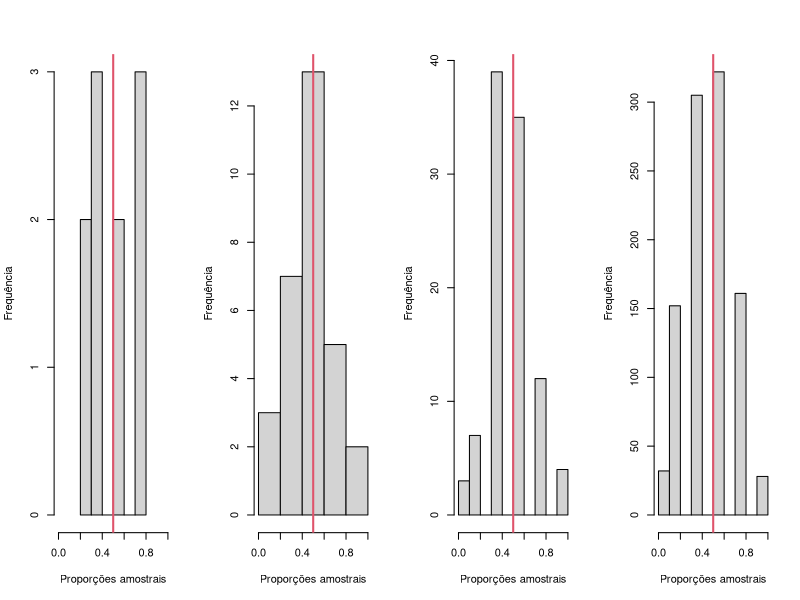
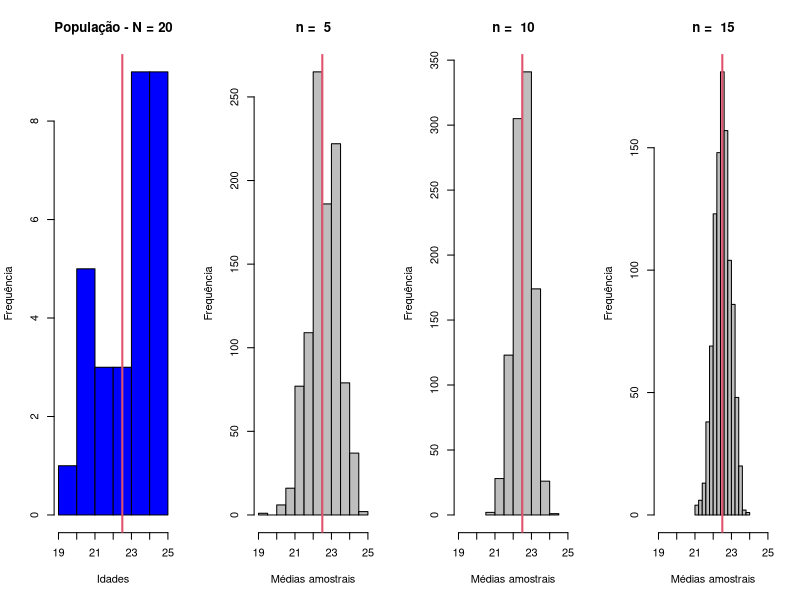
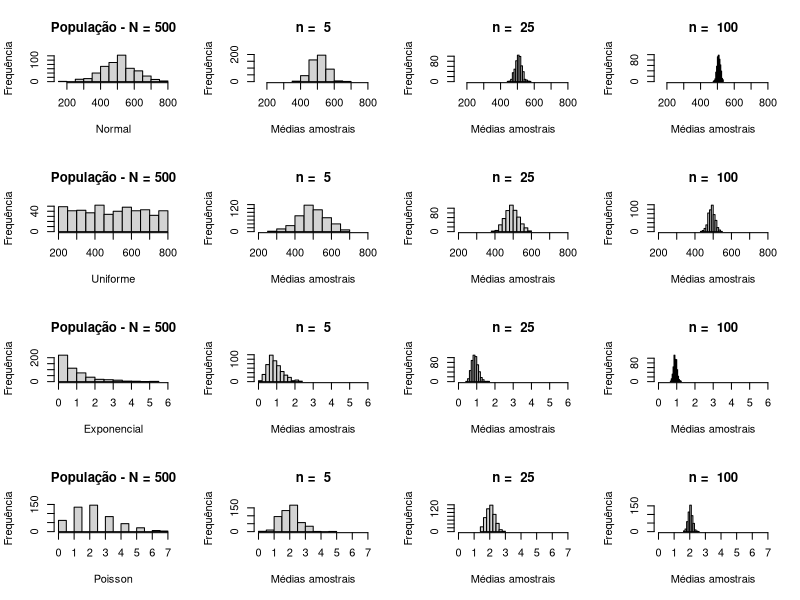
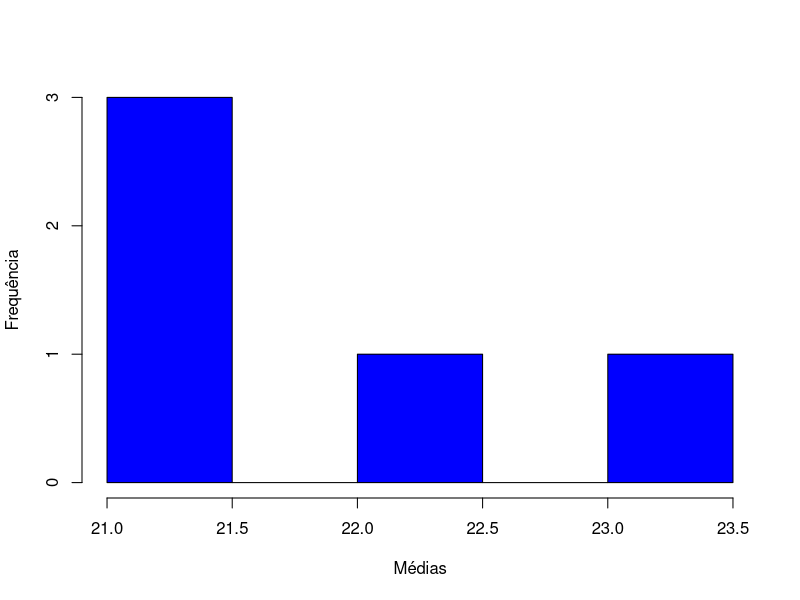
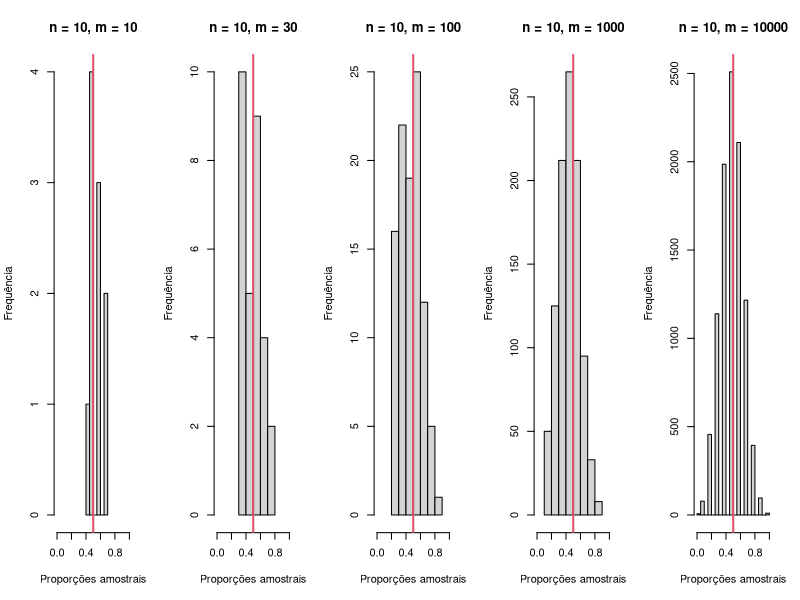
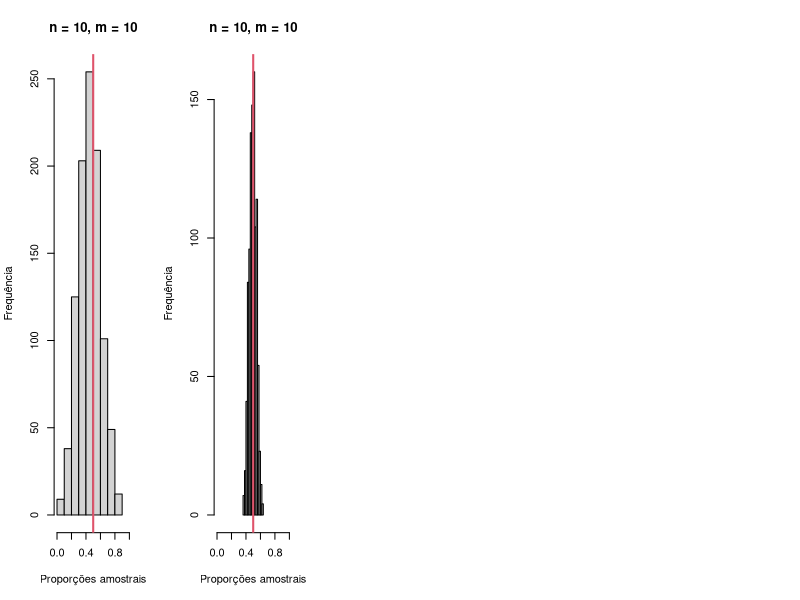

R code for these plots, in order:
##======================================================================
## Dados
##======================================================================

## Idades dos alunos
x <- c(22, 21, 24, 23, 20, 22, 21, 25, 24, 24, 23, 19, 25, 24, 23, 23,
       20, 21, 23, 20, 23, 22, 23, 23, 25, 25, 20, 23, 24, 20)

##======================================================================
## Amostras aleatórias
##======================================================================

# numeros de 1 a 10
sample(1:10)
# sem reposicao
sample(1:10, size = 5)
# com reposicao
sample(1:10, size = 5, replace = TRUE)

# fixando uma semente, o resultado é sempre o mesmo
set.seed(1)
sample(1:10, size = 5)
set.seed(09032016)
sample(1:10, size = 5)

# Idades sem reposição
sample(x, size = 5, replace = FALSE)
# Idades com reposição
sample(x, size = 5, replace = TRUE)

##======================================================================
## Erros amostrais
##======================================================================

# Média da população de idades
(mi <- mean(x))

# AAS (com reposição) das idades
(amostra <- sample(x, size = 5, replace = TRUE))
# Média da amostra
(med.amostra <- mean(amostra))
# Diferença entre a média da amostral e a média populacional
(difer <- med.amostra - mi)

stop
##======================================================================
## Distribuição amostral
##======================================================================

# media e variancia amostrais
(med <- mean(x))
(vari <- var(x))
# histograma
pdf("dist_amostral_idades.pdf", width = 8, height = 4)
par(mfrow = c(1, 4))
hist(x, freq = TRUE, main = "População - N = 20",
     include.lowest = TRUE, right = FALSE,
     col = "blue", xlab = "Idades", xlim = c(19, 25),
     ylab = "Frequência")
abline(v = med, col = 2, lwd = 2)

## Amostragem
# n amostral
n <- c(5, 10, 15)
# m = número de amostras aleatórias de tamanho n
m <- 1000
# vetor temporario para receber os valores de média
temp <- numeric(m)
for(i in 1:3){
    for(j in 1:m){
        temp[j] <- mean(sample(x, size = n[i], replace = TRUE))
    }
    hist(temp, freq = TRUE, main = paste("n = ", n[i]),
         include.lowest = TRUE, right = FALSE,
         xlab = "Médias amostrais", ylab = "Frequência",
         xlim = c(19, 25), col = "gray")
    abline(v = med, col = 2, lwd = 2)
}
dev.off()

## O ultimo objeto temp, refere-se as 1000 medias de tamanho n = 15,
## portanto,
mean(x); mean(temp)
var(x); var(temp); var(x)/15

##======================================================================
## Script Teorema do Limite Central - TLC
##======================================================================

set.seed(2014)
## Grafico de convergência de 4 distribuições de acordo com o TLC
# Normal(500, 1000)
norm <- rnorm(500, mean = 500, sd = 100)
# Uniforme[200,800]
unif <- runif(500, min = 200, max = 800)
# Exponencial(1)
expo <- rexp(500, rate = 1)
# Poisson(2)
pois <- rpois(500, lambda = 2)
# n amostral
n <- c(5, 25, 100)
# m = número de amostras aleatórias de tamanho n
m <- 500
# vetor temporario para receber os valores de média
temp <- numeric(m)

## Limites para cada distribuicao
xlim.norm <- c(150, 800)
xlim.unif <- c(200, 800)
xlim.expo <- c(0, 6)
xlim.pois <- c(0, 7)

pdf("dist_amostrais.pdf", width = 8, height = 8)
par(mfrow = c(4, 4))
# Distribuição Normal
hist(norm, freq = TRUE, main = "População - N = 500",
     include.lowest = TRUE, right = FALSE, ylab = "Frequência",
     col = "lightgray", xlab = "Normal", xlim = xlim.norm)
for(i in 1:3){
    for(j in 1:m){
        temp[j] <- mean(sample(norm, size = n[i], replace = TRUE))
    }
    hist(temp, freq = TRUE, main = paste("n = ", n[i]),
         include.lowest = TRUE, right = FALSE, ylab = "Frequência",
         xlab = "Médias amostrais", xlim = xlim.norm)
}
# Distribuição Uniforme
hist(unif, freq = TRUE, main = "População - N = 500",
     include.lowest = TRUE, right = FALSE, xlim = xlim.unif,
     col = "lightgray", xlab = "Uniforme", ylab = "Frequência")
for(i in 1:3){
    for(j in 1:m){
        temp[j] <- mean(sample(unif, size = n[i], replace = TRUE))
    }
    hist(temp, freq = TRUE, main = paste("n = ", n[i]),
         include.lowest = TRUE, right = FALSE, ylab = "Frequência",
         xlab = "Médias amostrais", xlim = xlim.unif)
}
# Distribuição Exponencial
hist(expo, freq = TRUE, main = "População - N = 500",
     include.lowest = TRUE, right = FALSE, xlim = xlim.expo,
     col = "lightgray", xlab = "Exponencial", ylab = "Frequência")
for(i in 1:3){
    for(j in 1:m){
        temp[j] <- mean(sample(expo, size = n[i], replace = TRUE))
    }
    hist(temp, freq = TRUE, main = paste("n = ", n[i]),
         include.lowest = TRUE, right = FALSE, ylab = "Frequência",
         xlab = "Médias amostrais", xlim = xlim.expo)
}
# Distribuição Poisson
hist(pois, freq = TRUE, main = "População - N = 500",
     include.lowest = TRUE, right = FALSE, xlim = xlim.pois,
     col = "lightgray", xlab = "Poisson", ylab = "Frequência")
for(i in 1:3){
    for(j in 1:m){
        temp[j] <- mean(sample(pois, size = n[i], replace = TRUE))
    }
    hist(temp, freq = TRUE, main = paste("n = ", n[i]),
         include.lowest = TRUE, right = FALSE, ylab = "Frequência",
         xlab = "Médias amostrais", xlim = xlim.pois)
}
par(mfrow = c(1, 1))
dev.off()

##======================================================================

##======================================================================
## Exemplo do slide
##======================================================================

medias <- c(23.2, 21.2, 21.4, 22.4, 21.4)

# histograma das medias
pdf("hist.pdf")
hist(medias, col = "blue",
     main = "", xlab = "Médias", ylab = "Frequência")
dev.off()

## media das medias
mean(medias)
## variancia das medias
var(medias)


##======================================================================
## Script Teorema do Limite Central - TLC
## para uma proporção
##======================================================================

## numero de lancamentos
## "provas de Bernoulli"
n <- 10
## numero de repeticoes do experimento
m <- 1000
## resultados possiveis
moeda <- c("Cara", "Coroa")

n <- 10
## vetor para armazenar os n ensaios
res <- numeric(n)

pdf("dist_amostral_proporcoes.pdf", width = 10, height = 6)
par(mfrow = c(1, 5))
## m = 10
m <- 10
prop <- numeric(m)
for(i in 1:m){
    for(j in 1:n){
        lanca <- sample(moeda, size = 1)
        if(lanca == "Cara"){
            res[j] <- 1
        } else{
            res[j] <- 0
        }
    }
    prop[i] <- sum(res)/n
}
hist(prop, xlim = c(0,1), main = "n = 10, m = 10",
     xlab = "Proporções amostrais",
     ylab = "Frequência")
abline(v = 0.5, col = 2, lwd = 2)
## m = 30
m <- 30
prop <- numeric(m)
for(i in 1:m){
    for(j in 1:n){
        lanca <- sample(moeda, size = 1)
        if(lanca == "Cara"){
            res[j] <- 1
        } else{
            res[j] <- 0
        }
    }
    prop[i] <- sum(res)/n
}
hist(prop, xlim = c(0,1), main = "n = 10, m = 30",
     xlab = "Proporções amostrais",
     ylab = "Frequência")
abline(v = 0.5, col = 2, lwd = 2)
## m = 100
m <- 100
prop <- numeric(m)
for(i in 1:m){
    for(j in 1:n){
        lanca <- sample(moeda, size = 1)
        if(lanca == "Cara"){
            res[j] <- 1
        } else{
            res[j] <- 0
        }
    }
    prop[i] <- sum(res)/n
}
hist(prop, xlim = c(0,1), main = "n = 10, m = 100",
     xlab = "Proporções amostrais",
     ylab = "Frequência")
abline(v = 0.5, col = 2, lwd = 2)
## m = 1000
m <- 1000
prop <- numeric(m)
for(i in 1:m){
    for(j in 1:n){
        lanca <- sample(moeda, size = 1)
        if(lanca == "Cara"){
            res[j] <- 1
        } else{
            res[j] <- 0
        }
    }
    prop[i] <- sum(res)/n
}
hist(prop, xlim = c(0,1), main = "n = 10, m = 1000",
     xlab = "Proporções amostrais",
     ylab = "Frequência")
abline(v = 0.5, col = 2, lwd = 2)
## m = 10000
m <- 10000
prop <- numeric(m)
for(i in 1:m){
    for(j in 1:n){
        lanca <- sample(moeda, size = 1)
        if(lanca == "Cara"){
            res[j] <- 1
        } else{
            res[j] <- 0
        }
    }
    prop[i] <- sum(res)/n
}
hist(prop, xlim = c(0,1), main = "n = 10, m = 10000",
     xlab = "Proporções amostrais",
     ylab = "Frequência")
abline(v = 0.5, col = 2, lwd = 2)
dev.off()


moeda <- c("Cara", "Coroa")
res <- numeric(n)
m <- 1000

pdf("dist_amostral_proporcoes.pdf", width = 10, height = 6)
par(mfrow = c(1, 5))
## m = 10
n <- 10
m <- 1000
res <- numeric(n)
prop <- numeric(m)
for(i in 1:m){
    for(j in 1:n){
        lanca <- sample(moeda, size = 1)
        if(lanca == "Cara"){
            res[j] <- 1
        } else{
            res[j] <- 0
        }
    }
    prop[i] <- sum(res)/n
}
hist(prop, xlim = c(0,1), main = "n = 10, m = 10",
     xlab = "Proporções amostrais",
     ylab = "Frequência")
abline(v = 0.5, col = 2, lwd = 2)
## m = 10
n <- 100
m <- 1000
res <- numeric(n)
prop <- numeric(m)
for(i in 1:m){
    for(j in 1:n){
        lanca <- sample(moeda, size = 1)
        if(lanca == "Cara"){
            res[j] <- 1
        } else{
            res[j] <- 0
        }
    }
    prop[i] <- sum(res)/n
}
hist(prop, xlim = c(0,1), main = "n = 10, m = 10",
     xlab = "Proporções amostrais",
     ylab = "Frequência")
abline(v = 0.5, col = 2, lwd = 2)
dev.off()


##======================================================================
## Dados - proporcao de sucesso = impar
##======================================================================
par(mfrow=c(1,4))
# m = 10
m <- 10
prop <- numeric(m)
n <- 5
res <- numeric(n)
for(j in 1:m){
    for(i in 1:n){
        dados <- sample(1:6, size = 1)
        impar <- c(1, 3, 5)
        res[i] <- ifelse(dados %in% impar, 1, 0)
    }
    prop[j] <- sum(res)/n
}
hist(prop, xlim = c(0,1), main = "",
     xlab = "Proporções amostrais",
     ylab = "Frequência")
abline(v = 0.5, col = 2, lwd = 2)
# m = 30
m <- 30
prop <- numeric(m)
n <- 5
res <- numeric(n)
for(j in 1:m){
    for(i in 1:n){
        dados <- sample(1:6, size = 1)
        impar <- c(1, 3, 5)
        res[i] <- ifelse(dados %in% impar, 1, 0)
    }
    prop[j] <- sum(res)/n
}
hist(prop, xlim = c(0,1), main = "",
     xlab = "Proporções amostrais",
     ylab = "Frequência")
abline(v = 0.5, col = 2, lwd = 2)
# m = 100
m <- 100
prop <- numeric(m)
n <- 5
res <- numeric(n)
for(j in 1:m){
    for(i in 1:n){
        dados <- sample(1:6, size = 1)
        impar <- c(1, 3, 5)
        res[i] <- ifelse(dados %in% impar, 1, 0)
    }
    prop[j] <- sum(res)/n
}
hist(prop, xlim = c(0,1), main = "",
     xlab = "Proporções amostrais",
     ylab = "Frequência")
abline(v = 0.5, col = 2, lwd = 2)
# m = 1000
m <- 1000
prop <- numeric(m)
n <- 5
res <- numeric(n)
for(j in 1:m){
    for(i in 1:n){
        dados <- sample(1:6, size = 1)
        impar <- c(1, 3, 5)
        res[i] <- ifelse(dados %in% impar, 1, 0)
    }
    prop[j] <- sum(res)/n
}
hist(prop, xlim = c(0,1), main = "",
     xlab = "Proporções amostrais",
     ylab = "Frequência")
abline(v = 0.5, col = 2, lwd = 2)
